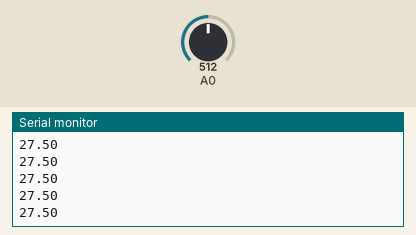
A sketch run on a simulated Arduino Uno, built with avr-gcc and run on an emulated ATmega328P. Parts: the last lines printed to the serial monitor. The test bench sets the inputs (shaded band); at power-on: A0 = 512.

Above: at 1.2 s.
1.3 s: A0 set to 716
At 2.0 s:
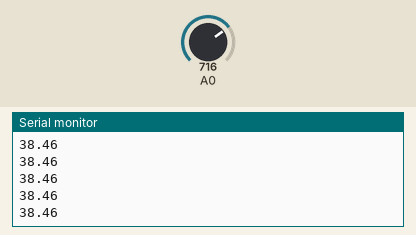
2.8 s: A0 set to 900
At 3.4 s:
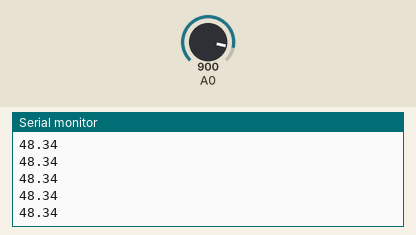
Timing chart, 0 to 5.8 s (numbered marks = the images above; inputs shaded):
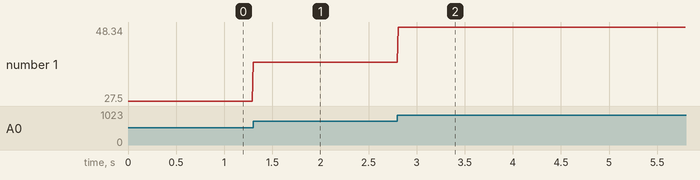

The sketch:

multimeter.ino
```cpp
#define ratio 0.091

float input_voltage = 0.0;
float temp=0.0;

void setup() {
    Serial.begin(9600);     //  opens serial port, sets data rate to 9600 bps
}

void loop() {
    int analog_value = analogRead(A0);
    temp = (analog_value * 5.0) / 1023.0;
    input_voltage = temp / ratio ;
    Serial.println(input_voltage);
    delay(10);
}
```

Measured:
- after the input at 1.3 s, the serial monitor: prints a new line at once (image 1)
- after the input at 2.8 s, the serial monitor: prints a new line at once (image 2)
- plotted number 1: 27.5 → 38.46 after the input at 1.3 s, 38.46 → 48.34 after the input at 2.8 s
